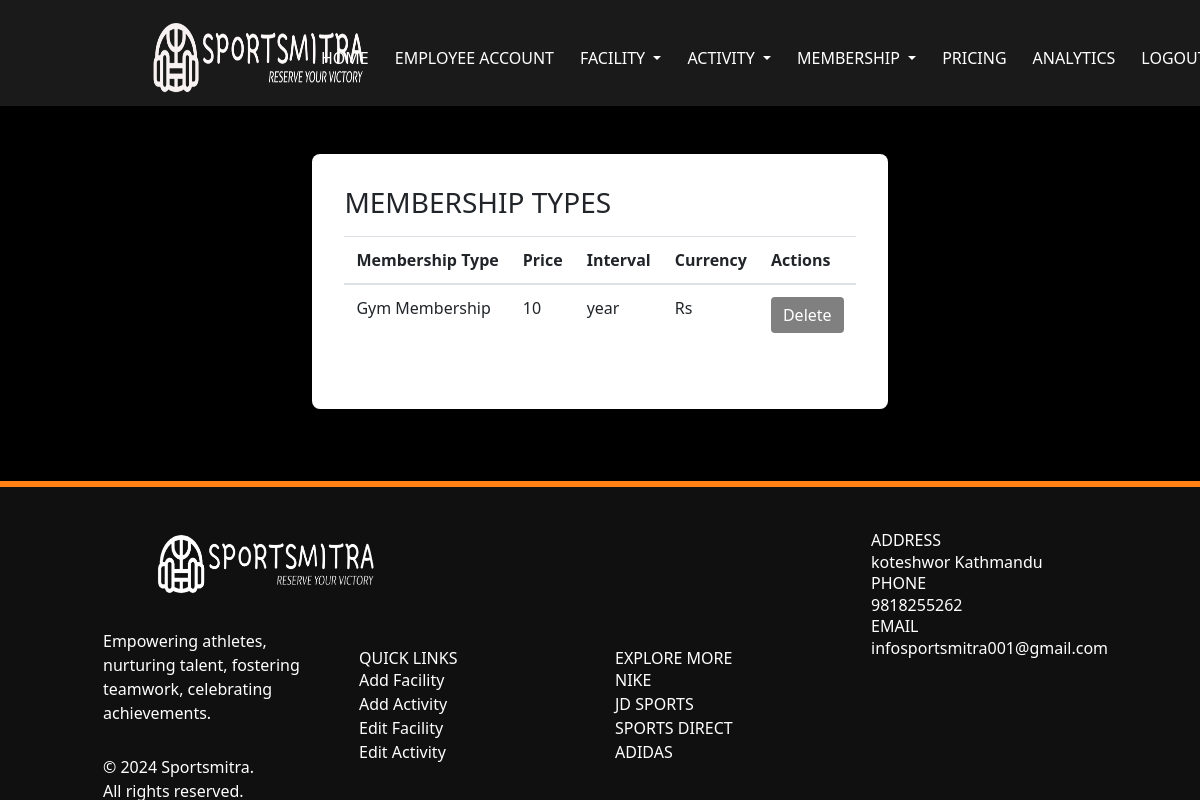
The page /mgr_edit_membership on the database as committed earlier.
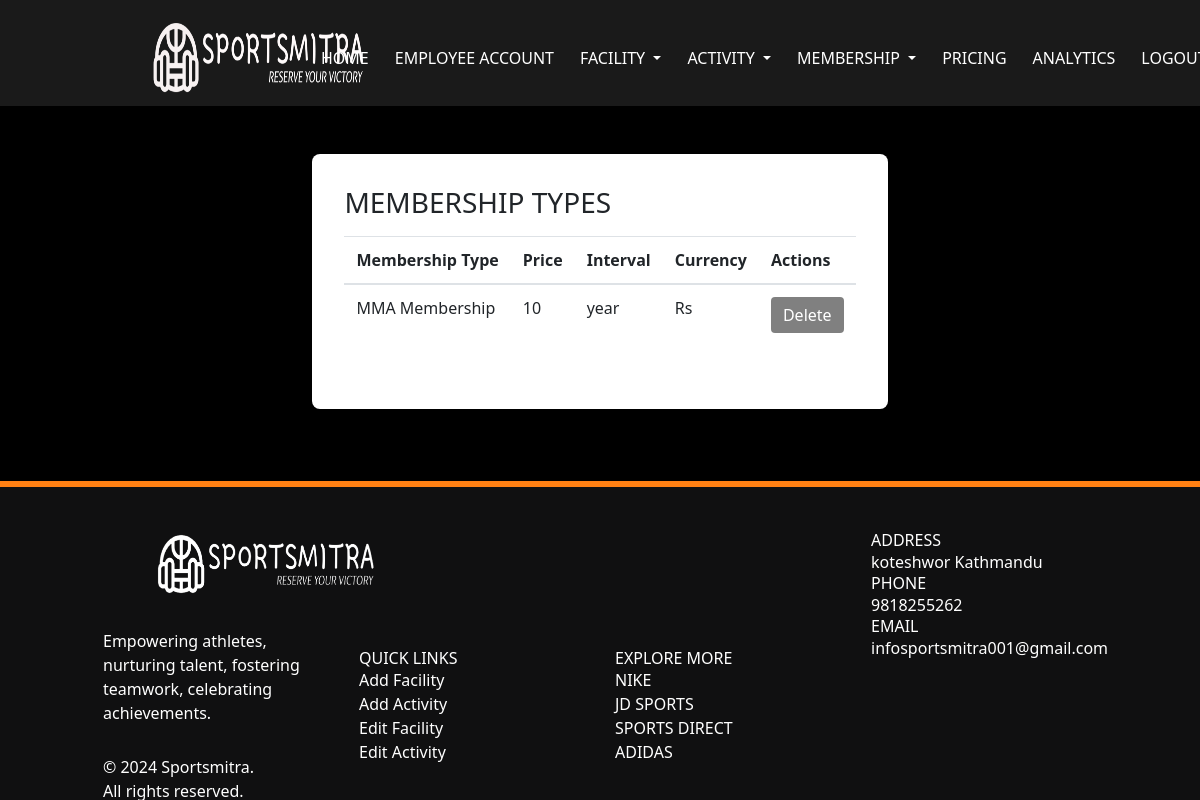
The same page on the database as committed later.
### app/models.py (models this page shows, shortened)
class Membership(db.Model):
    id = db.Column(db.Integer, primary_key=True)
    name = db.Column(db.String(500), index=True)
    price = db.Column(db.Float)
    interval = db.Column(db.String(50))
    currency = db.Column(db.String(50))

### app/views.py (the view)
@app.route('/mgr_edit_membership')
def view_memberships():
    memberships = Membership.query.all()
    return render_template('view_memtype.html', memberships=memberships)

### app/templates/view_memtype.html (shortened to what the changed rows need)
<html>
    <head>
    <link href="../static/css/animate.css" rel="stylesheet">
    <link rel="stylesheet" href="../static/css/bootstrap.min.css" type="text/css">
    <link rel="stylesheet" type="text/css" href="../static/css/style.css">
    <link rel="stylesheet" href="https://cdn.jsdelivr.net/npm/tailwindcss@latest/dist/tailwind.min.css">
    </head>
    <body>
    <br>
    <br>
         {% if memberships
        %}
        <div class="w-full flex items-center justify-center px-4">
          <div class="max-w-screen-xl">
            <div class="bg-white p-8 rounded-lg shadow-lg">
              <b><h1 class="h3 mb-3 font-weight-normal">MEMBERSHIP TYPES</h1></b>
              <div class="table-responsive">
                <table class="table table-hover w-full">
                  <thead>
                    <tr>
                        <th>Membership Type</th>
                        <th>Price</th>
                        <th>Interval</th>
                        <th>Currency</th>
                        <th>Actions</th>
                    </tr>
                  </thead>
                  <tbody>
                    {% for membership_type in memberships %}
                    <tr>
                        <td>{{ membership_type.name }}</td>
                        <td>{{ '%d' | format(membership_type.price) }}</td>
                        <td>{{ membership_type.interval }}</td>
                        <td>{{ membership_type.currency }}</td>
                        <td>
                          <form id="deleteForm" action="{{ url_for('delete_membership', membership_id=membership_type.id) }}" method="POST">
                            <button type="button" class="btn btn-custom" id="deleteButton">
                              Delete
                            </button>
                          </form>
                        </td>
                    </tr>
                    {% endfor %}
                  </tbody>
                </table>
              </div>
            </div>
          </div>
        </div>
        {% endif %}
  <br>
  <br>
  <br>
  </body>
</html>

Rows that differ between the two databases and show on the page:
changed Membership "year": name "Gym Membership" → "MMA Membership"
